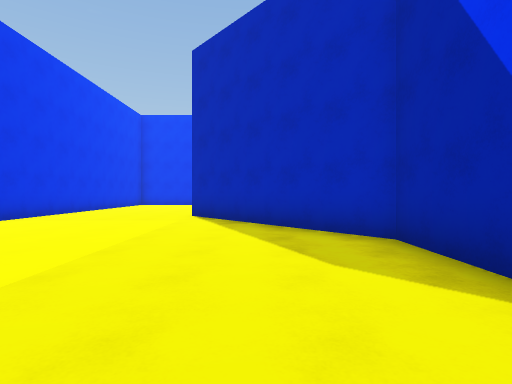
view 1 (above)

19 first-person views from a walk through a 3-D level made in the Unity game engine. The camera is 1.3 m above the floor, looks level and sees 80° across. The floor is counted in squares, 2 m on a side. Each view is taken from the middle of a square. On the plan, view 1 faces up. The plan holds only what a view shows up to about 10 squares ahead; the rest is blank. The player is left out. Surface patterns are stand-ins for the level's own textures.

view 2
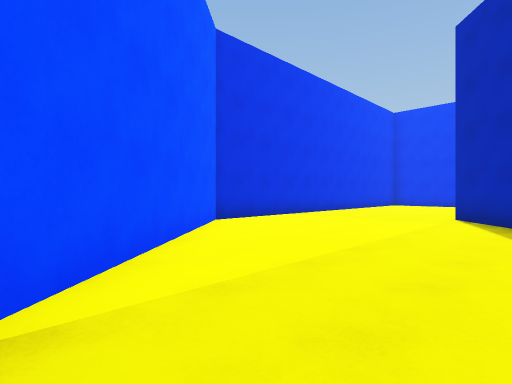

view 3
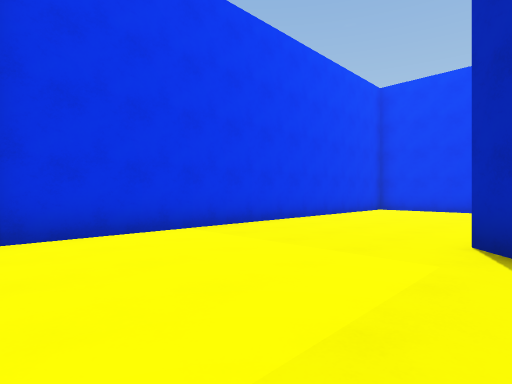

view 4
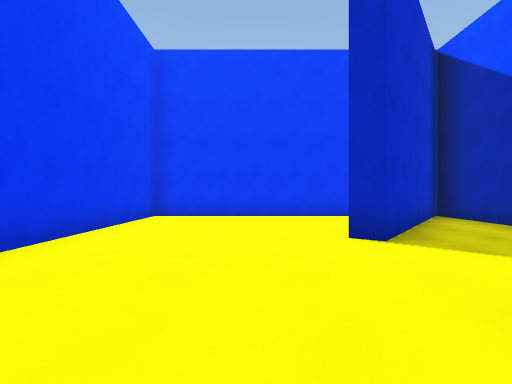

view 5
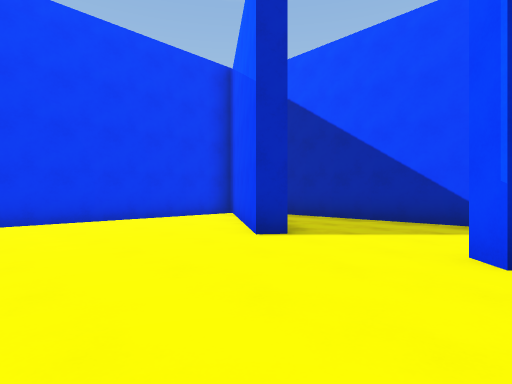

view 6
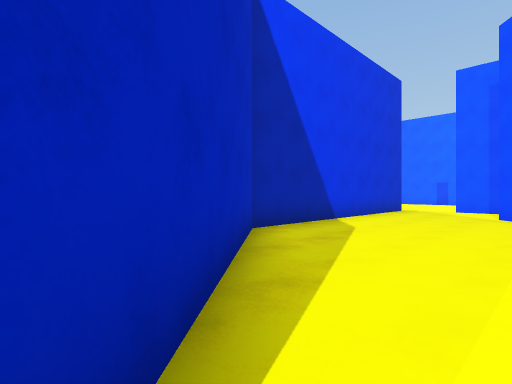

view 7
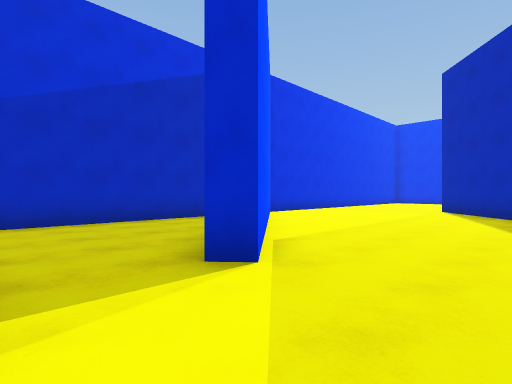

view 8
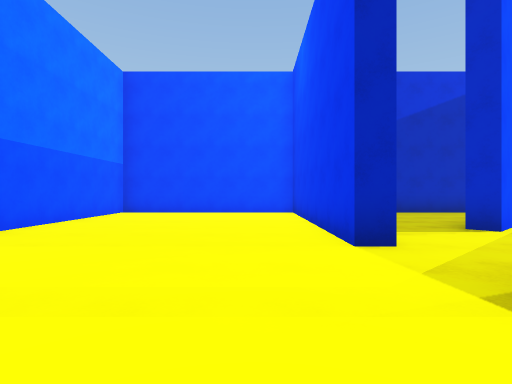

view 9
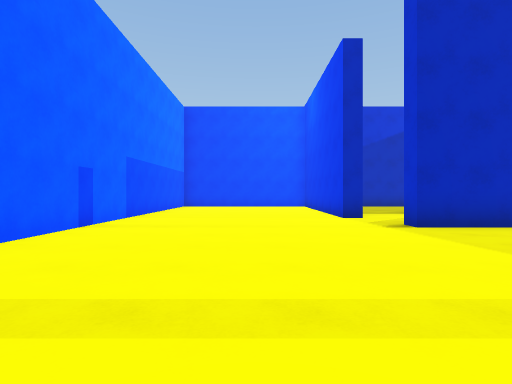

view 10
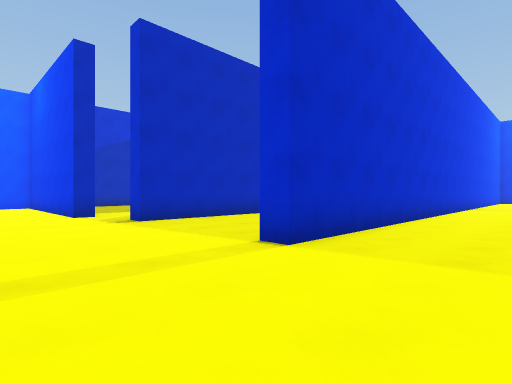

view 11
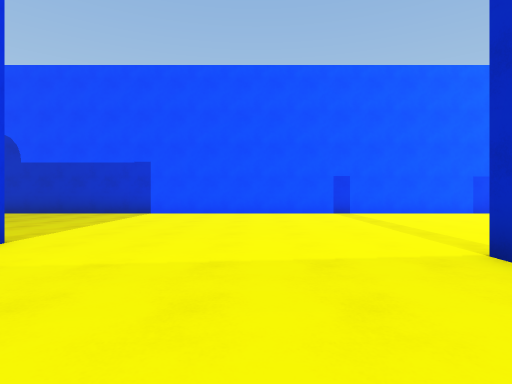

view 12
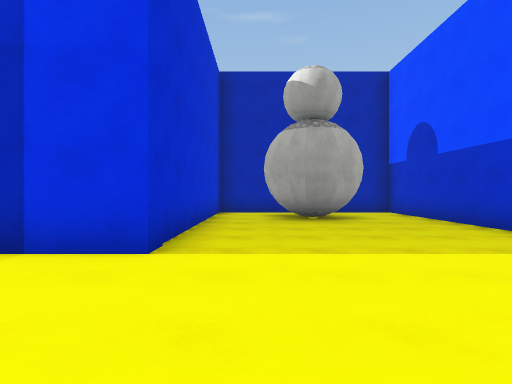

view 13
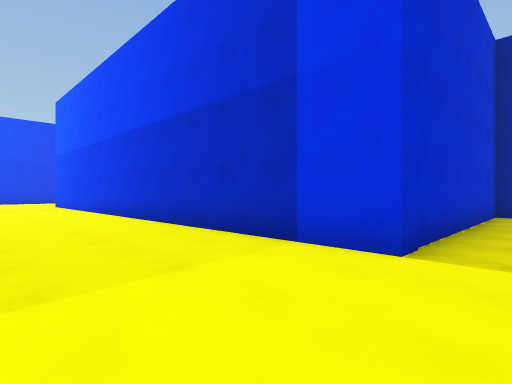

view 14
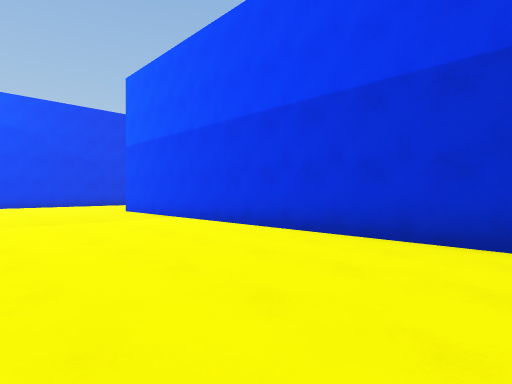

view 15
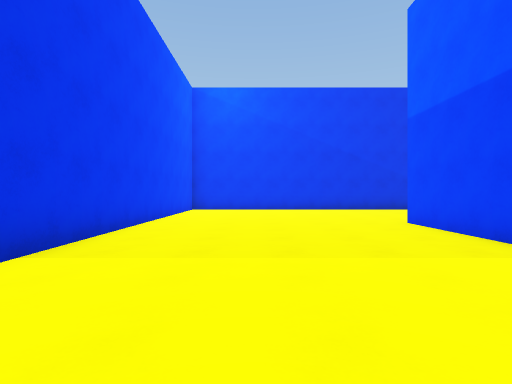

view 16
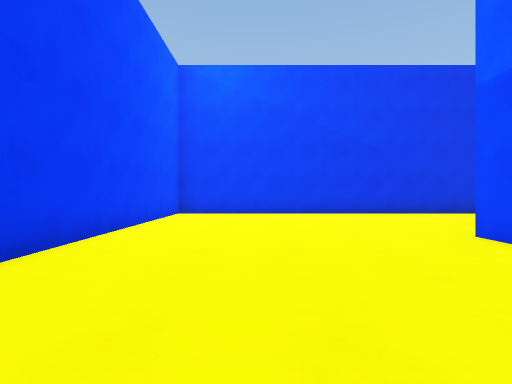

view 17
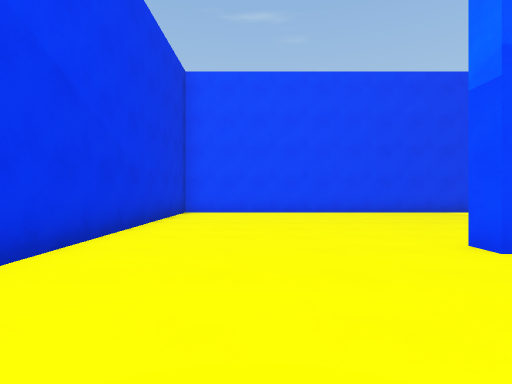

view 18
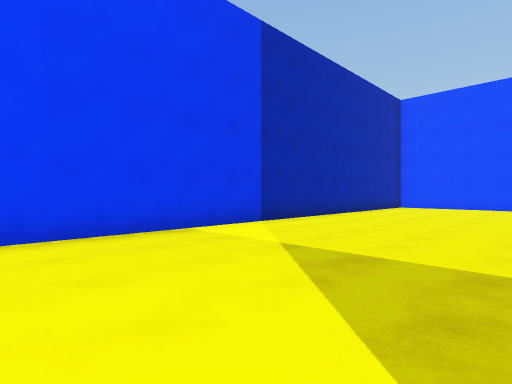

view 19
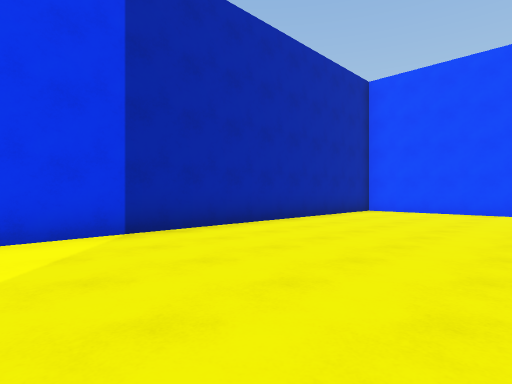

### Floor plan
Ten units are one square. View 1 is at (0, 0); x grows to the right and y downward. Boxes are objects, and circles mark ways between rooms. Rooms are numbered by the first view taken in them; rooms with no view inside come last. Other rooms are left out.
<svg viewBox="-62 -158 254 255">
<path fill="none" stroke="#000" d="M19 -91 19 -153M10 -141 -13 -110 -17 -113 12 -152 -57 -152 -57 -44 -10 10M19 22 19 -42 -17 -83 -13 -87M-8 33 4 33M24 -8 24 31 19 31M149 33 179 33M4 33 4 38 -57 38 -57 92 187 92 187 76M160 58 162 56 167 53 169 53M158 61 160 57M187 24 187 -152 66 -152 66 31 61 31M158 65 159 59M163 74 158 70 157 63M187 60 187 38 122 38 122 -104 128 -104M19 -153 10 -141M-10 10 -14 14M-57 -19 -57 25"/>
<circle cx="10" cy="30" r="3" fill="#2a7"/>
<circle cx="0" cy="20" r="3" fill="#2a7"/>
<text x="-20" y="-80">1</text>
<text x="90" y="-20">2</text>
<text x="-40" y="10">3</text>
</svg>
Room 1 opens to room 2. Room 1 opens to room 3.

Where each view was taken, in squares from view 1:
view 1: 0 up, 0 right, facing up
view 2: 0 up, 0 right, facing up-left
view 3: 4 up, 1 left, facing up-left
view 4: 7 up, 3 left, facing up
view 5: 8 up, 5 left, facing up-right
view 6: 8 up, 2 left, facing down-right
view 7: 3 down, 1 right, facing up-left
view 8: 5 down, 4 right, facing left
view 9: 6 down, 8 right, facing left
view 10: 6 down, 9 right, facing up-left
view 11: 0 up, 9 right, facing down
view 12: 5 down, 9 right, facing right
view 13: 5 down, 9 right, facing up-right
view 14: 0 up, 8 right, facing up-right
view 15: 4 up, 9 right, facing up
view 16: 6 up, 9 right, facing up
view 17: 13 up, 9 right, facing right
view 18: 10 up, 14 right, facing down-right
view 19: 7 up, 14 right, facing down-right
